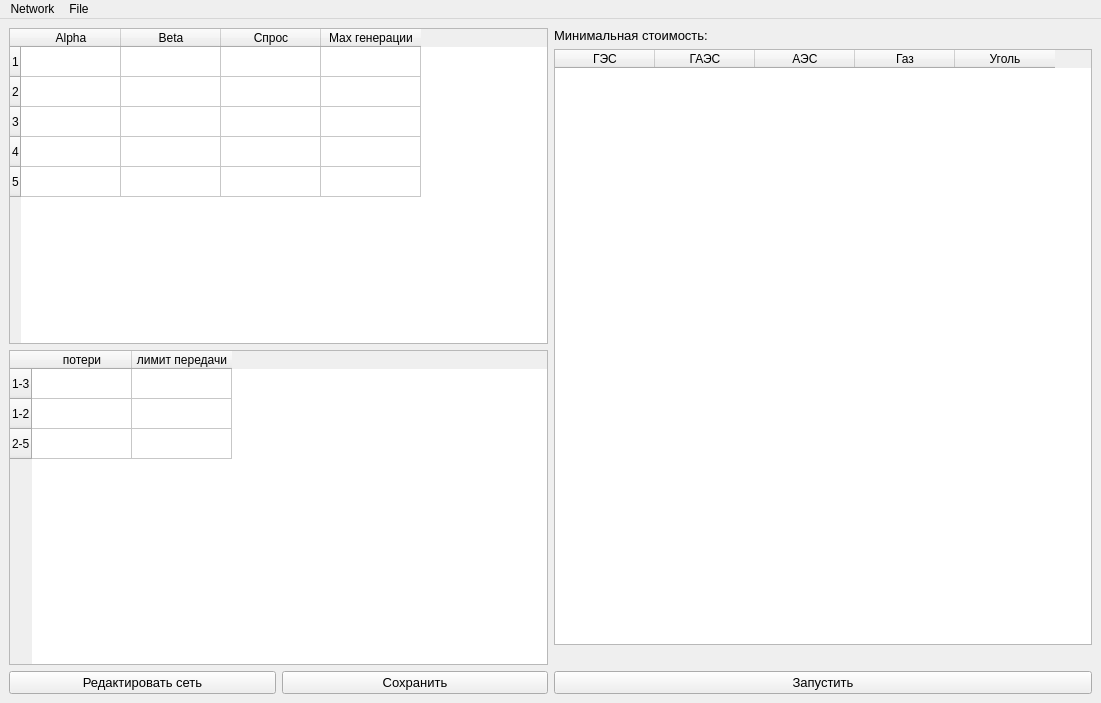
<?xml version="1.0" encoding="UTF-8"?>
<ui version="4.0">
 <class>MainWindow</class>
 <widget class="QMainWindow" name="MainWindow">
  <property name="geometry">
   <rect>
    <x>0</x>
    <y>0</y>
    <width>1101</width>
    <height>703</height>
   </rect>
  </property>
  <property name="windowTitle">
   <string>MainWindow</string>
  </property>
  <widget class="QWidget" name="centralwidget">
   <layout class="QGridLayout" name="gridLayout">
    <item row="0" column="0">
     <layout class="QHBoxLayout" name="horizontalLayout_2">
      <item>
       <layout class="QVBoxLayout" name="verticalLayout_2">
        <item>
         <widget class="QTableWidget" name="tableWidget">
          <property name="sizePolicy">
           <sizepolicy hsizetype="Expanding" vsizetype="Expanding">
            <horstretch>0</horstretch>
            <verstretch>0</verstretch>
           </sizepolicy>
          </property>
          <property name="minimumSize">
           <size>
            <width>512</width>
            <height>192</height>
           </size>
          </property>
          <row>
           <property name="text">
            <string>1</string>
           </property>
          </row>
          <row>
           <property name="text">
            <string>2</string>
           </property>
          </row>
          <row>
           <property name="text">
            <string>3</string>
           </property>
          </row>
          <row>
           <property name="text">
            <string>4</string>
           </property>
          </row>
          <row>
           <property name="text">
            <string>5</string>
           </property>
          </row>
          <column>
           <property name="text">
            <string>Alpha</string>
           </property>
          </column>
          <column>
           <property name="text">
            <string>Beta</string>
           </property>
          </column>
          <column>
           <property name="text">
            <string>Спрос</string>
           </property>
          </column>
          <column>
           <property name="text">
            <string>Max генерации</string>
           </property>
          </column>
         </widget>
        </item>
        <item>
         <widget class="QTableWidget" name="tableWidget_2">
          <row>
           <property name="text">
            <string>1-3</string>
           </property>
          </row>
          <row>
           <property name="text">
            <string>1-2</string>
           </property>
          </row>
          <row>
           <property name="text">
            <string>2-5</string>
           </property>
          </row>
          <column>
           <property name="text">
            <string>потери</string>
           </property>
          </column>
          <column>
           <property name="text">
            <string>лимит передачи</string>
           </property>
          </column>
         </widget>
        </item>
        <item>
         <layout class="QHBoxLayout" name="horizontalLayout_4">
          <item>
           <widget class="QPushButton" name="pushButton_3">
            <property name="font">
             <font>
              <pointsize>10</pointsize>
             </font>
            </property>
            <property name="text">
             <string>Редактировать сеть</string>
            </property>
           </widget>
          </item>
          <item>
           <widget class="QPushButton" name="pushButton">
            <property name="font">
             <font>
              <pointsize>10</pointsize>
             </font>
            </property>
            <property name="text">
             <string>Сохранить</string>
            </property>
           </widget>
          </item>
         </layout>
        </item>
       </layout>
      </item>
      <item>
       <layout class="QVBoxLayout" name="verticalLayout_3">
        <item>
         <layout class="QHBoxLayout" name="horizontalLayout_3">
          <item>
           <widget class="QLabel" name="label">
            <property name="sizePolicy">
             <sizepolicy hsizetype="Fixed" vsizetype="Preferred">
              <horstretch>0</horstretch>
              <verstretch>0</verstretch>
             </sizepolicy>
            </property>
            <property name="font">
             <font>
              <pointsize>10</pointsize>
             </font>
            </property>
            <property name="text">
             <string>Минимальная стоимость:</string>
            </property>
           </widget>
          </item>
          <item>
           <widget class="QLabel" name="label_2">
            <property name="font">
             <font>
              <pointsize>10</pointsize>
             </font>
            </property>
            <property name="text">
             <string/>
            </property>
           </widget>
          </item>
         </layout>
        </item>
        <item>
         <widget class="QTableWidget" name="res_table">
          <column>
           <property name="text">
            <string>ГЭС</string>
           </property>
          </column>
          <column>
           <property name="text">
            <string>ГАЭС</string>
           </property>
          </column>
          <column>
           <property name="text">
            <string>АЭС</string>
           </property>
          </column>
          <column>
           <property name="text">
            <string>Газ</string>
           </property>
          </column>
          <column>
           <property name="text">
            <string>Уголь</string>
           </property>
          </column>
         </widget>
        </item>
        <item>
         <widget class="QLabel" name="res_picture">
          <property name="text">
           <string/>
          </property>
         </widget>
        </item>
        <item>
         <layout class="QHBoxLayout" name="horizontalLayout">
          <item>
           <widget class="QPushButton" name="pushButton_2">
            <property name="font">
             <font>
              <pointsize>10</pointsize>
             </font>
            </property>
            <property name="text">
             <string>Запустить</string>
            </property>
           </widget>
          </item>
         </layout>
        </item>
       </layout>
      </item>
     </layout>
    </item>
   </layout>
  </widget>
  <widget class="QMenuBar" name="menubar">
   <property name="geometry">
    <rect>
     <x>0</x>
     <y>0</y>
     <width>1101</width>
     <height>26</height>
    </rect>
   </property>
   <widget class="QMenu" name="menuFile">
    <property name="title">
     <string>Network</string>
    </property>
    <addaction name="actionCreate_new"/>
    <addaction name="actionDraw_new"/>
    <addaction name="actionOpen"/>
   </widget>
   <widget class="QMenu" name="menuFile_2">
    <property name="title">
     <string>File</string>
    </property>
    <addaction name="actionExport"/>
    <addaction name="actionImport"/>
   </widget>
   <addaction name="menuFile"/>
   <addaction name="menuFile_2"/>
  </widget>
  <action name="actionCreate_new">
   <property name="text">
    <string>Create new</string>
   </property>
  </action>
  <action name="actionOpen">
   <property name="text">
    <string>Open</string>
   </property>
  </action>
  <action name="actionExport">
   <property name="text">
    <string>Export</string>
   </property>
  </action>
  <action name="actionImport">
   <property name="text">
    <string>Import</string>
   </property>
  </action>
  <action name="actionDraw_new">
   <property name="text">
    <string>Draw new</string>
   </property>
  </action>
 </widget>
 <resources/>
 <connections/>
</ui>
